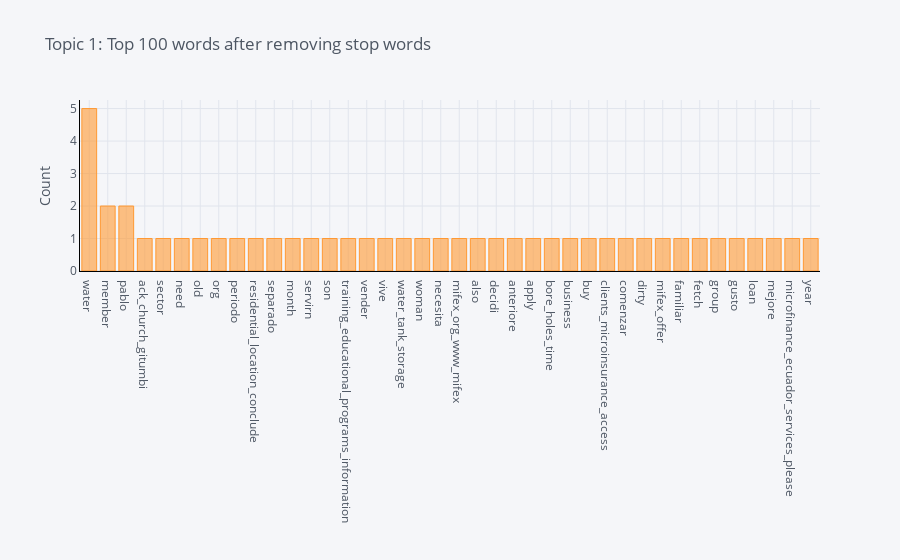

The notebook cell saved with this chart:
### Markdown cell above
By specifying a topic name in `topic_num`, you can analyze a specific topic.  
The following code shows the number of word occurrences in a graph for a topic named **Topic 1**.

### Code cell
plot_model(lda, topic_num='Topic 1')

### Figure 1 — Plotly figure (JSON) as saved in the notebook; plotly's stock layout.template omitted (floating-point values rounded to 4 significant figures)
{"data": [{"marker": {"color": "rgba(255, 153, 51, 0.6)", "line": {"color": "rgba(255, 153, 51, 1.0)", "width": 1}}, "name": "count", "orientation": "v", "text": "", "type": "bar", "x": ["water", "member", "pablo", "ack_church_gitumbi", "sector", "need", "old", "org", "periodo", "residential_location_conclude", "separado", "month", "servirn", "son", "training_educational_programs_information", "vender", "vive", "water_tank_storage", "woman", "necesita", "mifex_org_www_mifex", "also", "decidi", "anteriore", "apply", "bore_holes_time", "business", "buy", "clients_microinsurance_access", "comenzar", "dirty", "mifex_offer", "familiar", "fetch", "group", "gusto", "loan", "mejore", "microfinance_ecuador_services_please", "year"], "y": [5, 2, 2, 1, 1, 1, 1, 1, 1, 1, 1, 1, 1, 1, 1, 1, 1, 1, 1, 1, 1, 1, 1, 1, 1, 1, 1, 1, 1, 1, 1, 1, 1, 1, 1, 1, 1, 1, 1, 1]}], "layout": {"legend": {"bgcolor": "#F5F6F9", "font": {"color": "#4D5663"}}, "paper_bgcolor": "#F5F6F9", "plot_bgcolor": "#F5F6F9", "title": {"font": {"color": "#4D5663"}, "text": "Topic 1: Top 100 words after removing stop words"}, "xaxis": {"gridcolor": "#E1E5ED", "linecolor": "black", "showgrid": true, "tickfont": {"color": "#4D5663"}, "title": {"font": {"color": "#4D5663"}, "text": ""}, "zerolinecolor": "#E1E5ED"}, "yaxis": {"gridcolor": "#E1E5ED", "linecolor": "black", "showgrid": true, "tickfont": {"color": "#4D5663"}, "title": {"font": {"color": "#4D5663"}, "text": "Count"}, "zerolinecolor": "#E1E5ED"}}}
